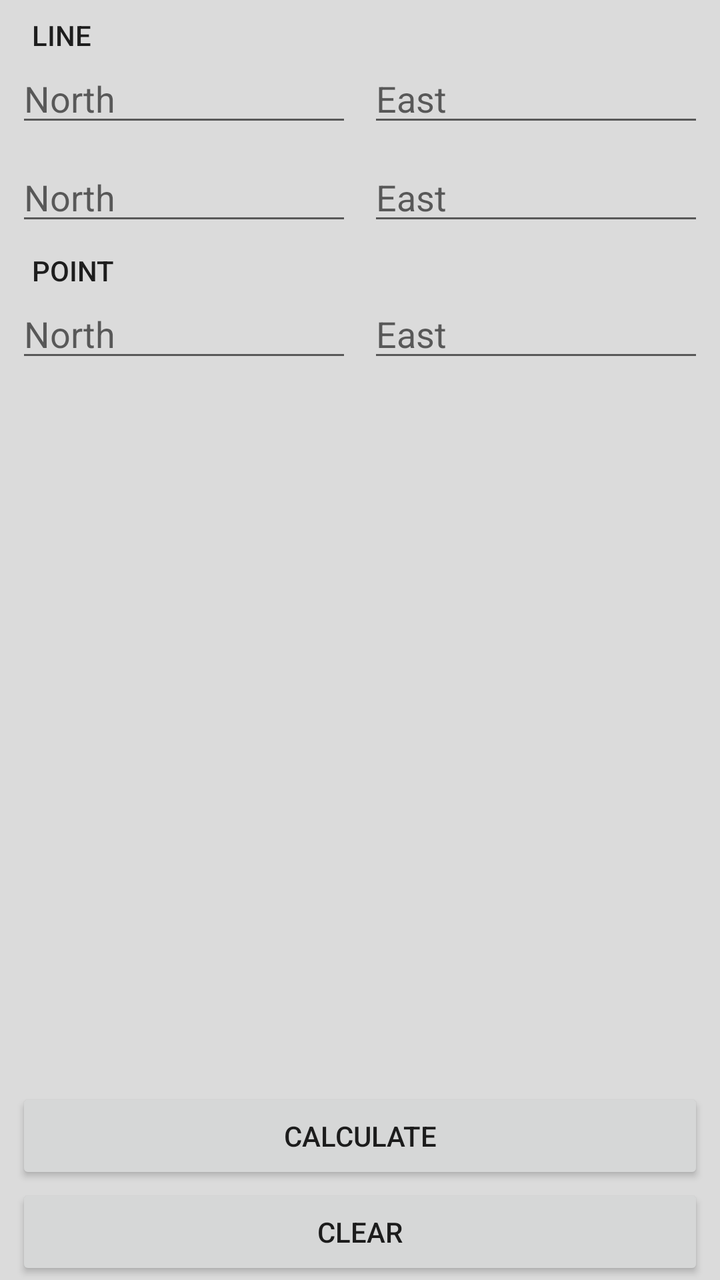
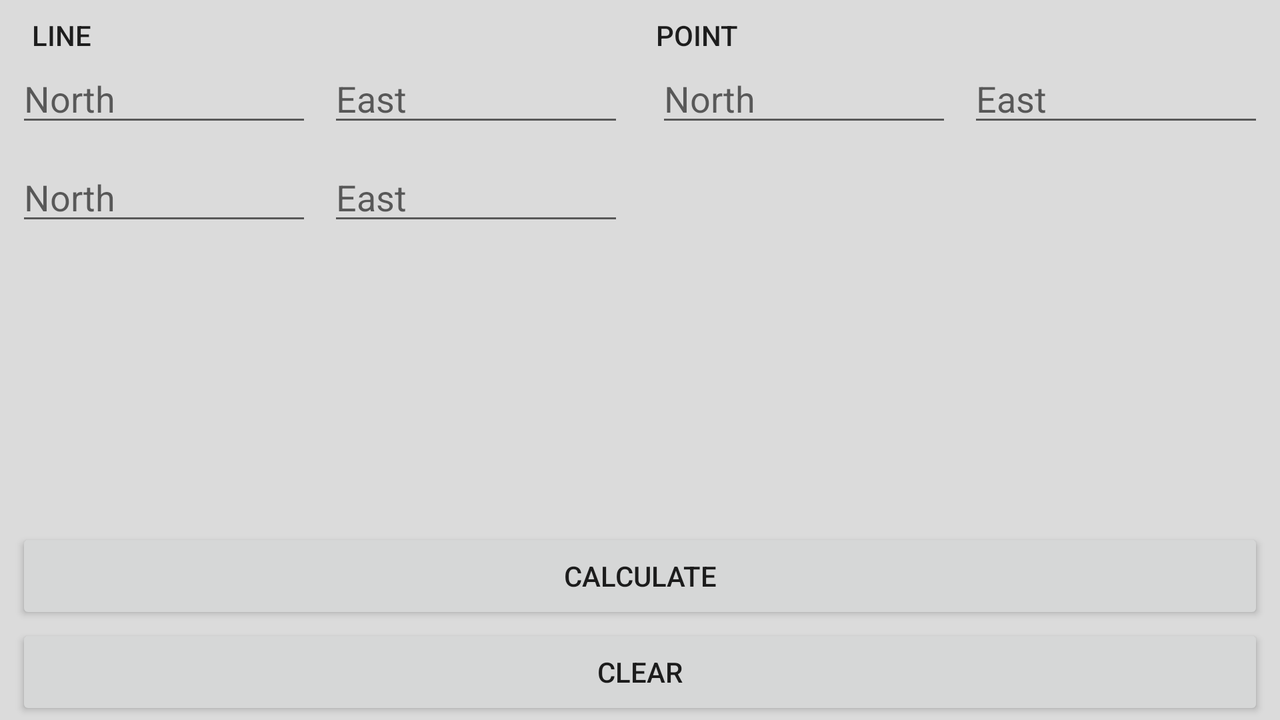

Compare how this app lays out the same screen by default and in its alternative resource folder. The renders come first, then the two layout files and the values they reference.
<!-- AndroidManifest.xml: application theme AppTheme -->
<!-- res/layout/fragment_drop_perpendicular.xml -->
<?xml version="1.0" encoding="utf-8"?>
<androidx.constraintlayout.widget.ConstraintLayout
    xmlns:android="http://schemas.android.com/apk/res/android"
    xmlns:app="http://schemas.android.com/apk/res-auto"
    xmlns:tools="http://schemas.android.com/tools"
    android:layout_width="match_parent"
    android:layout_height="match_parent"
    android:background="#DBDBDB">

    <androidx.constraintlayout.widget.Guideline
        android:id="@+id/guideline"
        android:layout_width="wrap_content"
        android:layout_height="wrap_content"
        android:orientation="horizontal"
        app:layout_constraintGuide_percent="0"
        app:layout_constraintGuide_begin="1dp" />

    <TextView
        android:id="@+id/textView1"
        android:layout_width="0dp"
        android:layout_height="wrap_content"
        android:layout_marginStart="16dp"
        android:layout_marginTop="8dp"
        android:text="Line"
        android:textAppearance="@style/TextAppearance.AppCompat.Widget.ActionBar.Menu"
        app:layout_constraintBottom_toTopOf="@+id/editTxtNorth1"
        app:layout_constraintEnd_toEndOf="parent"
        app:layout_constraintHorizontal_bias="0.5"
        app:layout_constraintStart_toStartOf="parent"
        app:layout_constraintTop_toTopOf="@+id/guideline" />

    <EditText
        android:id="@+id/editTxtNorth1"
        android:layout_width="0dp"
        android:layout_height="wrap_content"
        android:layout_marginStart="8dp"
        android:autofillHints=""
        android:ems="10"
        android:hint="North"
        android:inputType="numberDecimal"
        app:layout_constraintEnd_toStartOf="@+id/editTxtEast1"
        app:layout_constraintHorizontal_bias="0.5"
        app:layout_constraintStart_toStartOf="parent"
        app:layout_constraintTop_toBottomOf="@+id/textView1" />

    <EditText
        android:id="@+id/editTxtEast1"
        android:layout_width="0dp"
        android:layout_height="wrap_content"
        android:layout_marginStart="8dp"
        android:layout_marginEnd="8dp"
        android:autofillHints=""
        android:ems="10"
        android:hint="East"
        android:inputType="numberDecimal"
        app:layout_constraintBaseline_toBaselineOf="@+id/editTxtNorth1"
        app:layout_constraintEnd_toEndOf="parent"
        app:layout_constraintHorizontal_bias="0.5"
        app:layout_constraintStart_toEndOf="@+id/editTxtNorth1" />

    <EditText
        android:id="@+id/editTxtNorth2"
        android:layout_width="0dp"
        android:layout_height="wrap_content"
        android:layout_marginStart="8dp"
        android:layout_marginTop="8dp"
        android:ems="10"
        android:hint="North"
        android:inputType="numberDecimal"
        app:layout_constraintEnd_toStartOf="@+id/editTxtEast2"
        app:layout_constraintHorizontal_bias="0.5"
        app:layout_constraintStart_toStartOf="parent"
        app:layout_constraintTop_toBottomOf="@+id/editTxtNorth1" />

    <EditText
        android:id="@+id/editTxtEast2"
        android:layout_width="0dp"
        android:layout_height="wrap_content"
        android:layout_marginStart="8dp"
        android:layout_marginTop="8dp"
        android:layout_marginEnd="8dp"
        android:ems="10"
        android:hint="East"
        android:inputType="numberDecimal"
        app:layout_constraintEnd_toEndOf="parent"
        app:layout_constraintHorizontal_bias="0.5"
        app:layout_constraintStart_toEndOf="@+id/editTxtNorth2"
        app:layout_constraintTop_toBottomOf="@+id/editTxtEast1" />

    <TextView
        android:id="@+id/textView4"
        android:layout_width="0dp"
        android:layout_height="wrap_content"
        android:layout_marginStart="16dp"
        android:layout_marginTop="8dp"
        android:text="Point"
        android:textAppearance="@style/TextAppearance.AppCompat.Widget.ActionBar.Menu"
        app:layout_constraintEnd_toEndOf="parent"
        app:layout_constraintStart_toStartOf="parent"
        app:layout_constraintTop_toBottomOf="@+id/editTxtNorth2" />

    <EditText
        android:id="@+id/editTxtNorth3"
        android:layout_width="0dp"
        android:layout_height="wrap_content"
        android:layout_marginStart="8dp"
        android:ems="10"
        android:hint="North"
        android:inputType="numberDecimal"
        app:layout_constraintEnd_toStartOf="@+id/editTxtEast3"
        app:layout_constraintHorizontal_bias="0.5"
        app:layout_constraintStart_toStartOf="parent"
        app:layout_constraintTop_toBottomOf="@+id/textView4" />

    <EditText
        android:id="@+id/editTxtEast3"
        android:layout_width="0dp"
        android:layout_height="wrap_content"
        android:layout_marginStart="8dp"
        android:layout_marginEnd="8dp"
        android:ems="10"
        android:hint="East"
        android:inputType="numberDecimal"
        app:layout_constraintEnd_toEndOf="parent"
        app:layout_constraintHorizontal_bias="0.5"
        app:layout_constraintStart_toEndOf="@+id/editTxtNorth3"
        app:layout_constraintTop_toBottomOf="@+id/textView4" />


    <androidx.constraintlayout.widget.Guideline
        android:id="@+id/guideline2"
        android:layout_width="wrap_content"
        android:layout_height="wrap_content"
        android:orientation="horizontal"
        app:layout_constraintGuide_end="266dp" />

    <Button
        android:id="@+id/clearBtt"
        android:layout_width="0dp"
        android:layout_height="wrap_content"
        android:layout_marginStart="8dp"
        android:layout_marginEnd="8dp"
        android:text="Clear"
        app:layout_constraintBottom_toBottomOf="parent"
        app:layout_constraintEnd_toEndOf="parent"
        app:layout_constraintHorizontal_bias="1.0"
        app:layout_constraintStart_toStartOf="parent" />

    <Button
        android:id="@+id/calculateBtt"
        android:layout_width="0dp"
        android:layout_height="wrap_content"
        android:layout_marginStart="8dp"
        android:layout_marginEnd="8dp"
        android:text="Calculate"
        app:layout_constraintBottom_toTopOf="@+id/clearBtt"
        app:layout_constraintEnd_toEndOf="parent"
        app:layout_constraintStart_toStartOf="parent" />

    <androidx.constraintlayout.widget.Guideline
        android:id="@+id/guideline3"
        android:layout_width="wrap_content"
        android:layout_height="wrap_content"
        android:orientation="horizontal"
        app:layout_constraintGuide_percent="1.0"
        app:layout_constraintGuide_begin="1dp" />

</androidx.constraintlayout.widget.ConstraintLayout>
<!-- resources referenced by this layout -->
<resources>
  <style name="AppTheme" parent="Theme.AppCompat.Light.NoActionBar">
          
          <item name="colorPrimary">@color/colorPrimary</item>
          <item name="colorPrimaryDark">@color/colorPrimaryDark</item>
          <item name="colorAccent">@color/colorAccent</item>
      </style>
</resources>
<!-- res/layout-normal-land/fragment_drop_perpendicular.xml (the repository's variant of the layout above) -->
<!-- drawn on the phone turned sideways -->
<?xml version="1.0" encoding="utf-8"?>
<androidx.constraintlayout.widget.ConstraintLayout xmlns:android="http://schemas.android.com/apk/res/android"
    xmlns:app="http://schemas.android.com/apk/res-auto"
    xmlns:tools="http://schemas.android.com/tools"
    android:layout_width="match_parent"
    android:layout_height="match_parent"
    android:background="#DBDBDB">

    <androidx.constraintlayout.widget.Guideline
        android:id="@+id/guideline"
        android:layout_width="wrap_content"
        android:layout_height="wrap_content"
        android:orientation="horizontal"
        app:layout_constraintGuide_begin="1dp"
        app:layout_constraintGuide_percent="0" />

    <TextView
        android:id="@+id/textView1"
        android:layout_width="0dp"
        android:layout_height="wrap_content"
        android:layout_marginStart="16dp"
        android:layout_marginTop="8dp"
        android:layout_marginEnd="8dp"
        android:text="Line"
        android:textAppearance="@style/TextAppearance.AppCompat.Widget.ActionBar.Menu"
        app:layout_constraintBottom_toTopOf="@+id/editTxtNorth1"
        app:layout_constraintEnd_toStartOf="@+id/guideline7"
        app:layout_constraintHorizontal_bias="0.0"
        app:layout_constraintStart_toStartOf="parent"
        app:layout_constraintTop_toTopOf="@+id/guideline" />

    <EditText
        android:id="@+id/editTxtNorth1"
        android:layout_width="0dp"
        android:layout_height="wrap_content"
        android:layout_marginStart="8dp"
        android:autofillHints=""
        android:ems="10"
        android:hint="North"
        android:inputType="numberDecimal"
        app:layout_constraintEnd_toStartOf="@+id/editTxtEast1"
        app:layout_constraintHorizontal_bias="0.5"
        app:layout_constraintStart_toStartOf="parent"
        app:layout_constraintTop_toBottomOf="@+id/textView1" />

    <EditText
        android:id="@+id/editTxtEast1"
        android:layout_width="0dp"
        android:layout_height="wrap_content"
        android:layout_marginStart="8dp"
        android:autofillHints=""
        android:ems="10"
        android:hint="East"
        android:inputType="numberDecimal"
        app:layout_constraintBaseline_toBaselineOf="@+id/editTxtNorth1"
        app:layout_constraintEnd_toEndOf="@+id/textView1"
        app:layout_constraintHorizontal_bias="0.5"
        app:layout_constraintStart_toEndOf="@+id/editTxtNorth1" />

    <EditText
        android:id="@+id/editTxtNorth2"
        android:layout_width="0dp"
        android:layout_height="wrap_content"
        android:layout_marginStart="8dp"
        android:layout_marginTop="8dp"
        android:ems="10"
        android:hint="North"
        android:inputType="numberDecimal"
        app:layout_constraintEnd_toStartOf="@+id/editTxtEast2"
        app:layout_constraintHorizontal_bias="0.5"
        app:layout_constraintStart_toStartOf="parent"
        app:layout_constraintTop_toBottomOf="@+id/editTxtNorth1" />

    <EditText
        android:id="@+id/editTxtEast2"
        android:layout_width="0dp"
        android:layout_height="wrap_content"
        android:layout_marginStart="8dp"
        android:layout_marginTop="8dp"
        android:ems="10"
        android:hint="East"
        android:inputType="numberDecimal"
        app:layout_constraintEnd_toEndOf="@+id/textView1"
        app:layout_constraintHorizontal_bias="0.5"
        app:layout_constraintStart_toEndOf="@+id/editTxtNorth2"
        app:layout_constraintTop_toBottomOf="@+id/editTxtEast1" />

    <TextView
        android:id="@+id/textView4"
        android:layout_width="0dp"
        android:layout_height="wrap_content"
        android:layout_marginStart="8dp"
        android:layout_marginTop="8dp"
        android:layout_marginEnd="8dp"
        android:text="Point"
        android:textAppearance="@style/TextAppearance.AppCompat.Widget.ActionBar.Menu"
        app:layout_constraintEnd_toEndOf="parent"
        app:layout_constraintStart_toStartOf="@+id/guideline7"
        app:layout_constraintTop_toTopOf="@+id/guideline" />

    <EditText
        android:id="@+id/editTxtNorth3"
        android:layout_width="0dp"
        android:layout_height="wrap_content"
        android:ems="10"
        android:hint="North"
        android:inputType="numberDecimal"
        app:layout_constraintEnd_toStartOf="@+id/editTxtEast3"
        app:layout_constraintHorizontal_bias="0.5"
        app:layout_constraintStart_toStartOf="@+id/textView4"
        app:layout_constraintTop_toBottomOf="@+id/textView4" />

    <EditText
        android:id="@+id/editTxtEast3"
        android:layout_width="0dp"
        android:layout_height="wrap_content"
        android:layout_marginStart="8dp"
        android:layout_marginEnd="8dp"
        android:ems="10"
        android:hint="East"
        android:inputType="numberDecimal"
        app:layout_constraintEnd_toEndOf="parent"
        app:layout_constraintHorizontal_bias="0.5"
        app:layout_constraintStart_toEndOf="@+id/editTxtNorth3"
        app:layout_constraintTop_toBottomOf="@+id/textView4" />

    <Button
        android:id="@+id/clearBtt"
        android:layout_width="0dp"
        android:layout_height="wrap_content"
        android:layout_marginStart="8dp"
        android:layout_marginEnd="8dp"
        android:text="Clear"
        app:layout_constraintBottom_toBottomOf="parent"
        app:layout_constraintEnd_toEndOf="parent"
        app:layout_constraintHorizontal_bias="1.0"
        app:layout_constraintStart_toStartOf="parent" />

    <Button
        android:id="@+id/calculateBtt"
        android:layout_width="0dp"
        android:layout_height="wrap_content"
        android:layout_marginStart="8dp"
        android:layout_marginEnd="8dp"
        android:text="Calculate"
        app:layout_constraintBottom_toTopOf="@+id/clearBtt"
        app:layout_constraintEnd_toEndOf="parent"
        app:layout_constraintStart_toStartOf="parent" />

    <androidx.constraintlayout.widget.Guideline
        android:id="@+id/guideline3"
        android:layout_width="wrap_content"
        android:layout_height="wrap_content"
        android:orientation="horizontal"
        app:layout_constraintGuide_begin="1dp"
        app:layout_constraintGuide_percent="1.0" />

    <androidx.constraintlayout.widget.Guideline
        android:id="@+id/guideline7"
        android:layout_width="wrap_content"
        android:layout_height="wrap_content"
        android:orientation="vertical"
        app:layout_constraintGuide_percent="0.5"
        app:layout_constraintGuide_begin="2dp" />

</androidx.constraintlayout.widget.ConstraintLayout>
